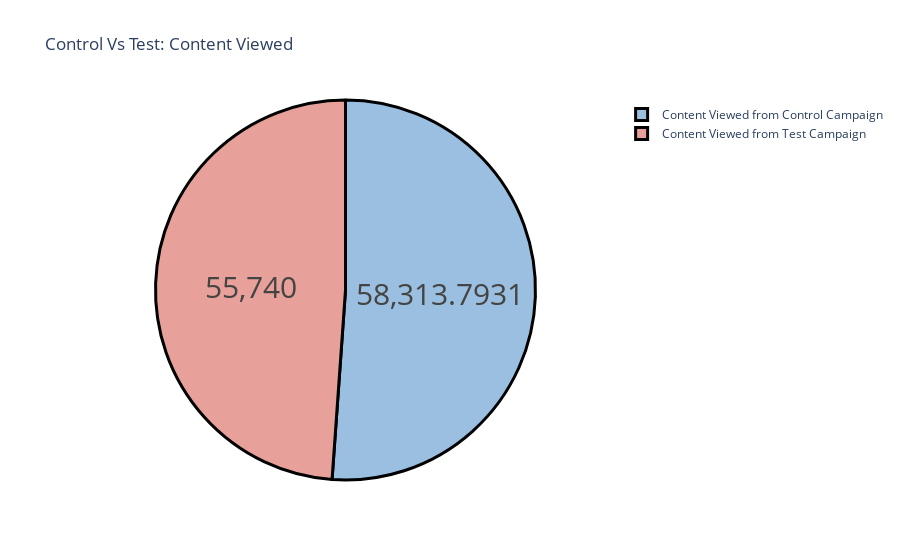

Write notebook code for a chart like this one.
### Markdown cell above
From the resulted above Test Campaign have more total website clicks than total website click from Control Campaign.

### Code cell
# Number of total content view

label = ["Content Viewed from Control Campaign", 
         "Content Viewed from Test Campaign"]
counts = [sum(control_data["# of View Content"]), 
          sum(test_data["# of View Content"])]
colors = ['#9BBFE0','#E8A09A']
fig = go.Figure(data=[go.Pie(labels=label, values=counts)])
fig.update_layout(title_text='Control Vs Test: Content Viewed')
fig.update_traces(hoverinfo='label+percent', textinfo='value', 
                  textfont_size=30,
                  marker=dict(colors=colors, 
                              line=dict(color='black', width=3)))
fig.show()

### Figure 1 — Plotly figure (JSON) as saved in the notebook; plotly's stock layout.template omitted (floating-point values rounded to 4 significant figures)
{"data": [{"hoverinfo": "label+percent", "labels": ["Content Viewed from Control Campaign", "Content Viewed from Test Campaign"], "marker": {"colors": ["#9BBFE0", "#E8A09A"], "line": {"color": "black", "width": 3}}, "textfont": {"size": 30}, "textinfo": "value", "type": "pie", "values": [58310.0, 55740]}], "layout": {"title": {"text": "Control Vs Test: Content Viewed"}}}
